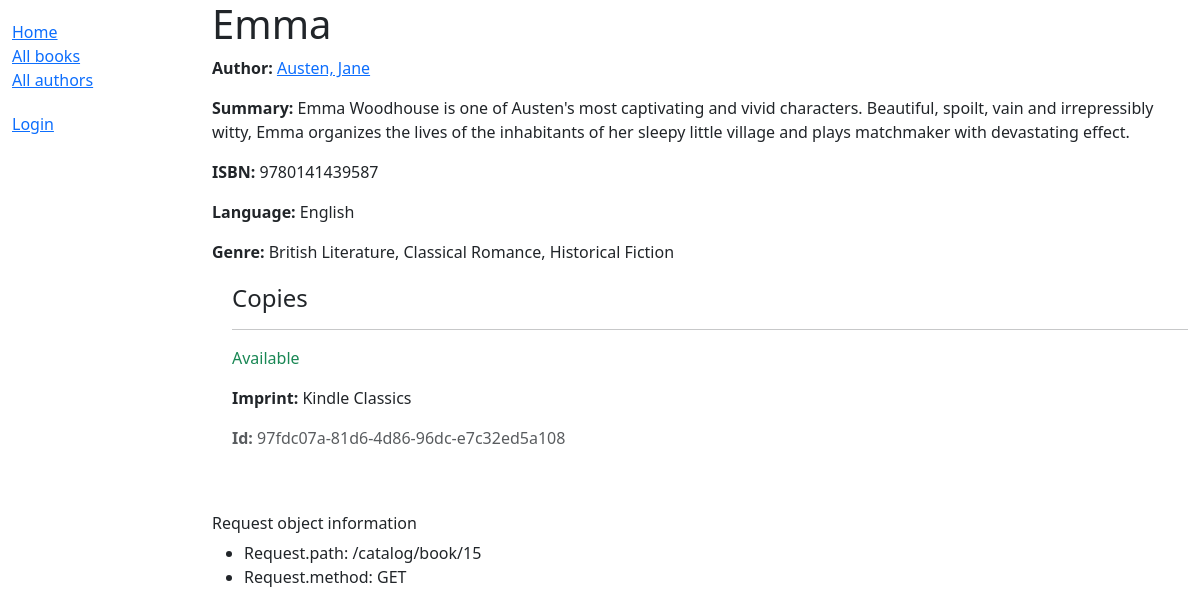
The page /catalog/book/15 on the database its author committed.
### catalog/models.py (models this page shows, shortened)
class Book(models.Model):
    title = models.CharField(max_length=200)
    author = models.ForeignKey('Author', on_delete=models.RESTRICT, null=True)
    summary = models.TextField(
        max_length=1000,
        help_text="Enter a brief description of the book",
    )
    isbn = models.CharField(
        'ISBN',
        max_length=13,
        unique=True,
        help_text='13 Character <a href="https://www.isbn-international.org/'
                  'content/what-isbn">ISBN number</a>',
    )
    genre = models.ManyToManyField(
        Genre,
        help_text="Select a genre for this book",
    )   # each genre can have many books and a book can have multiple genres
    def display_genre(self):
        """Create a string for the Genre. Required to display in Admin."""
        return '; '.join(genre.name for genre in self.genre.all()[:3])
    display_genre.short_description = 'Genre'
    language = models.ForeignKey(
        Language, on_delete=models.SET_NULL, null=True
    )
    class Meta:
        ordering = ['title', 'author']

class Author(models.Model):
    first_name = models.CharField(max_length=100)
    last_name = models.CharField(max_length=100)
    date_of_birth = models.DateField(null=True, blank=True)
    date_of_death = models.DateField('died', null=True, blank=True)
    class Meta:
        ordering = ['last_name', 'first_name']
    def get_absolute_url(self):
        return reverse('catalog:author-detail', args=[str(self.id)])
    def __str__(self) -> str:
        return f'{self.last_name}, {self.first_name}'

class Language(models.Model):
    name = models.CharField(max_length=200,
                            unique=True,
                            help_text="Enter the book's natural language "
                                      "(e.g. English, French etc.)")
    def __str__(self) -> str:
        return self.name
    class Meta:
        constraints = [
            UniqueConstraint(
                Lower('name'),
                name='language_name_case_insensitive_unique',
                violation_error_message='Language already exists '
                                        '(case insensitive match)'
            ),
        ]

class Genre(models.Model):
    name = models.CharField(
        max_length=200,
        unique=True,
        help_text="Enter a book genre (e.g. Fantasy, French Poetry etc.)"
    )
    def __str__(self) -> str:
        return self.name
    class Meta:
        constraints = [
            UniqueConstraint(
                Lower('name'),
                name='genre_name_case_insensitive_unique',
                violation_error_message="Genre already exists "
                                        "(case insensitive match)"
            ),
        ]
        ordering = ['name',]

class BookInstance(models.Model):
    id = models.UUIDField(
        primary_key=True, default=uuid.uuid4,
        help_text="Unique ID for this particular book across whole library"
    )
    book = models.ForeignKey(Book, on_delete=models.RESTRICT, null=True)
    imprint = models.CharField(max_length=200)
    due_back = models.DateField(null=True, blank=True)
    LOAN_STATUS = (
        ('m', 'Maintenance'),
        ('o', 'On loan'),
        ('a', 'Available'),
        ('r', 'Reserved'),
    )
    status = models.CharField(
        max_length=1,
        choices=LOAN_STATUS,
        blank=True,
        default='m',
        help_text='Book availability',
    )
    borrower = models.ForeignKey(
        settings.AUTH_USER_MODEL,
        on_delete=models.SET_NULL,
        null=True,
        blank=True,
    )
    class Meta:
        ordering = ['book', 'due_back']
        permissions = (
            ("can_mark_returned", "Set book as returned"),
            ("can_renew", "Renew the book's loaned period"),
        )

### catalog/views.py (the view)
# urls.py: path('book/<int:pk>', views.BookDetailView.as_view(), name='book-detail'),
class BookDetailView(generic.DetailView):
    model = Book

### catalog/templates/catalog/book_detail.html (shortened to what this page needs)
{% extends 'base_generic.html' %}
{% block content %}
    <h1>{{ object.title }}</h1>
    <p><strong>Author:</strong> <a href="{{ book.author.get_absolute_url }}">{{ book.author }}</a></p>
    <p><strong>Summary:</strong> {{ object.summary }}</p>
    <p><strong>ISBN:</strong> {{ book.isbn }}</p>
    <p><strong>Language:</strong> {{ book.language }}</p>
    <p><strong>Genre:</strong> {{ object.genre.all|join:", " }}</p>
    <div style="margin-left:20px;margin-top:20px;">
        <h4>Copies</h4>
        {% for copy in book.bookinstance_set.all %}
            <hr>
            <p class="{% if copy.status == 'a' %}text-success
                    {% elif copy.status == 'm' %}text-danger
                    {% else %}text-warning
                    {% endif %}">
                {{ copy.get_status_display }}
            </p>
            <p><strong>Imprint: </strong>{{ copy.imprint }}</p>
            <p class="text-muted"><strong>Id:</strong> {{ copy.id }}</p>
        {% empty %}
                <p class="text-danger">Please update the instance information!</p>
        {% endfor %}
    </div>
{% endblock %}
{% block sidebar %}
    {{ block.super }}
{% endblock %}

### rows shown on the page
Book: author "Austen, Jane", summary "Emma Woodhouse is one of Austen's most captivating and vivid characters. Beautiful, spoilt, vain and irrepressibly witty, Emma organizes the lives of the inhabitants of her sleepy little village and plays matchmaker with devastating effect.", isbn "9780141439587", language "English", genre.all "British Literature, Classical Romance, Historical Fiction"
BookInstance: status "Available", imprint "Kindle Classics", id "97fdc07a-81d6-4d86-96dc-e7c32ed5a108"

### other values the page prints
{{ request.path }} "/catalog/book/15"
{{ request.method }} "GET"
